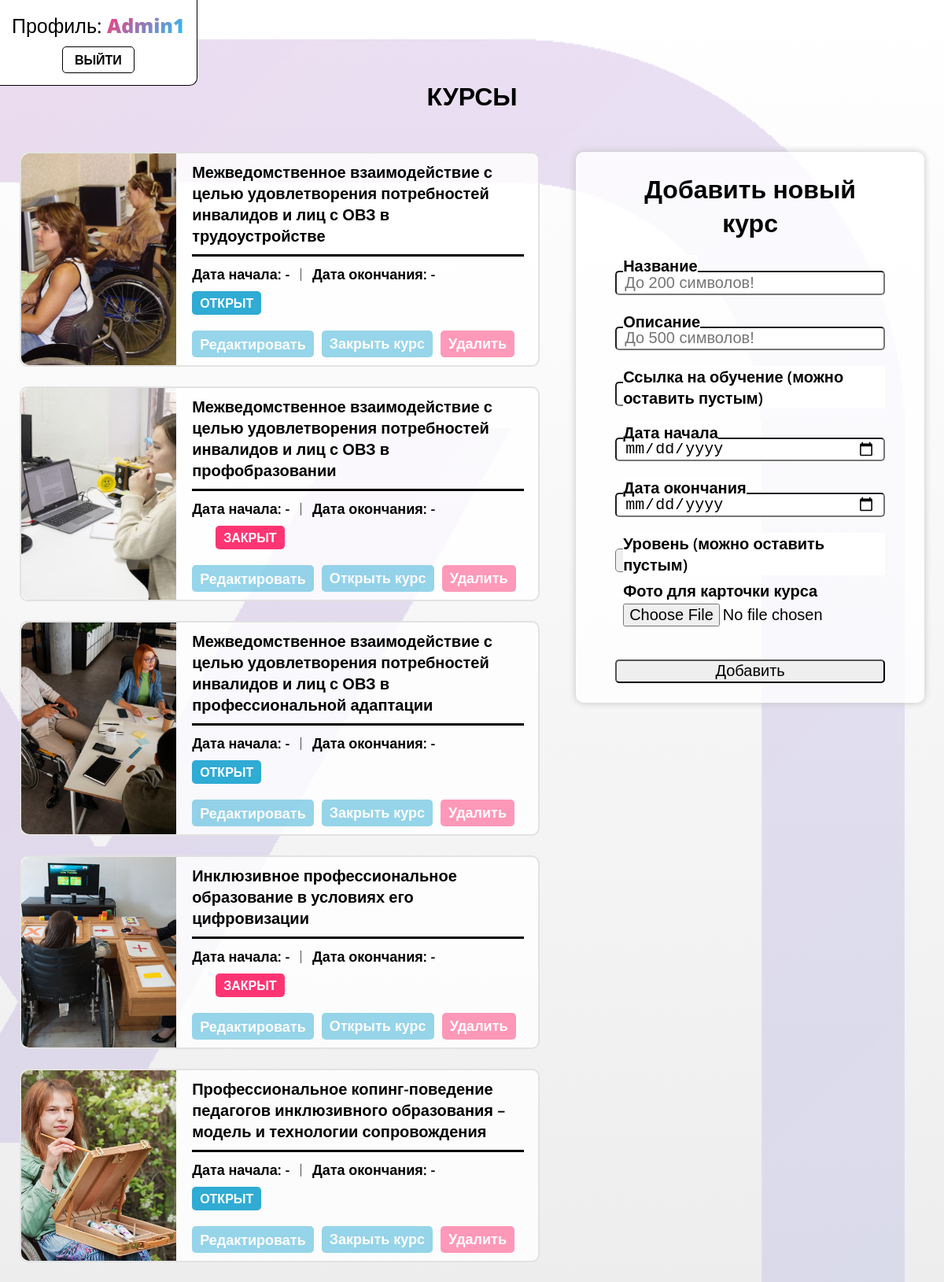
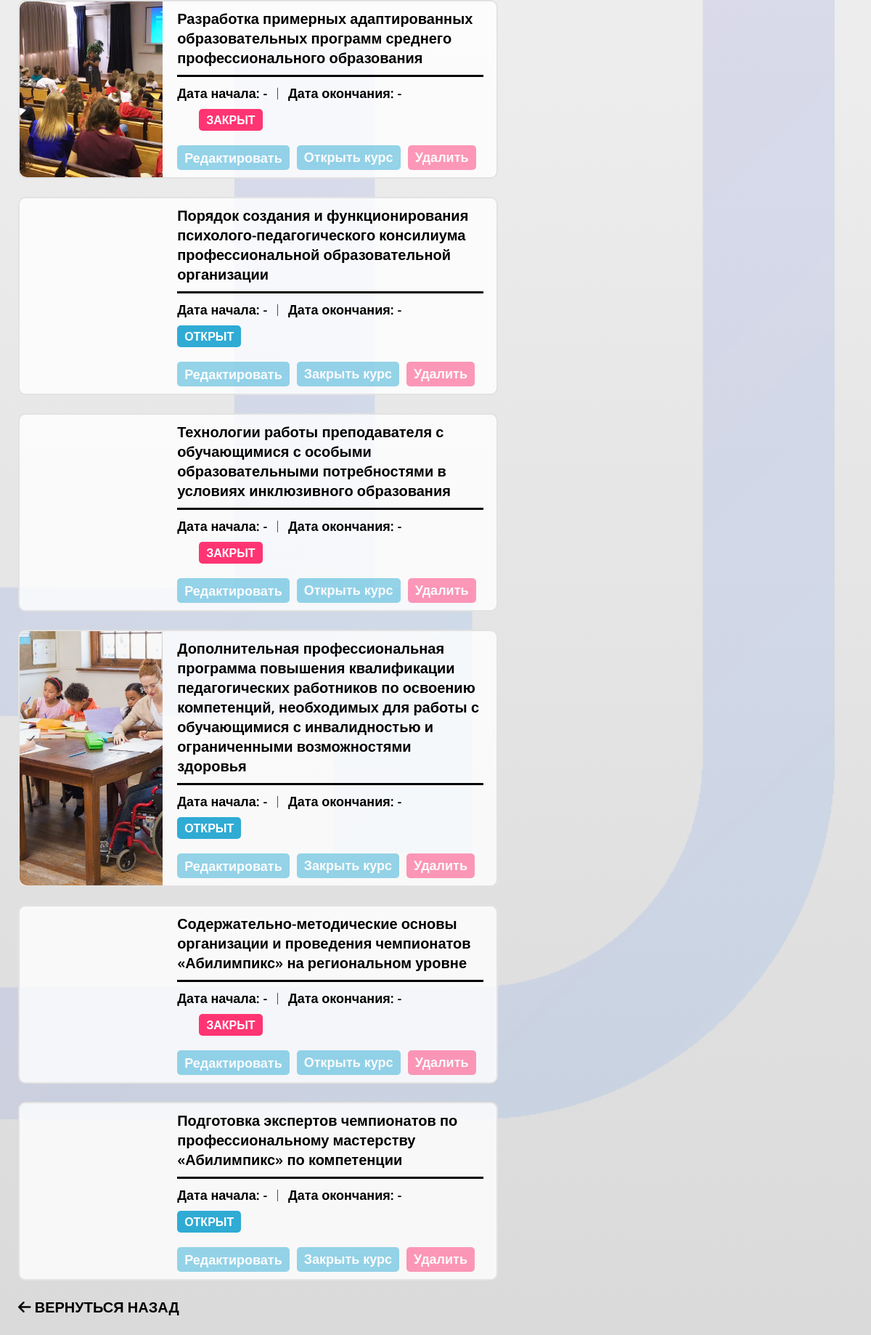
Screenshot of /RUMCAdministrationPanel/views/functionalViews/kursi.php (signed in) with the database file from the repository (2 pictures, top to bottom).
### tables this page shows
CREATE TABLE `kursi` (
  `idkursi` int NOT NULL AUTO_INCREMENT,
  `name` varchar(500) DEFAULT NULL,
  `about` varchar(500) DEFAULT NULL,
  `image` varchar(50) NOT NULL,
  `type` enum('Базовый уровень','Продвинутый уровень','') DEFAULT NULL,
  `status` enum('закрыт','открыт') NOT NULL DEFAULT 'закрыт',
  `dateStart` varchar(20) DEFAULT '-',
  `dateClose` varchar(20) DEFAULT '-',
  `link` varchar(300) DEFAULT NULL,
  `author` int NOT NULL,
  PRIMARY KEY (`idkursi`),
  KEY `fk_authorKursi_idx` (`author`),
  CONSTRAINT `fk_authorKursi` FOREIGN KEY (`author`) REFERENCES `users` (`idUsers`)
);

### RUMCAdministrationPanel/views/functionalViews/kursi.php (the view, shortened to what this page needs)
<?php
    include_once('../../php/connectdb.php');
?>
<!DOCTYPE html>
<html>
<head>
	<link rel="stylesheet" type="text/css" href="../../styles/origin.css">
	<link rel="stylesheet" type="text/css" href="../../styles/profile.css">
    <link rel="stylesheet" type="text/css" href="../../styles/kursi.css">
</head>
<body>
	<img src="../../images/logo.png" />
	<header>
		<div>
			<p>Профиль: <span><?=$_SESSION['user']['name']?></span></p>
			<a href="../../php/logout.php">Выйти</a>
		</div>
	</header>
	<main id="app">
        <h1 class="title-page">Курсы</h1>
		<div class="wrapper-course-manager">
            <div class="wrapper-courses">
                <?php
                    $course = $conn->prepare("SELECT `idkursi`,`name`, `about`, `image`, `type`, `dateStart`, `dateClose`, `status` FROM `kursi` ORDER BY `idkursi` DESC");
                    $course->execute();
                    foreach ($course as $row) {
                        echo '
                            <div class="card-course">
                                <div class="course-img" style="background-image: url(../../../'.$row['image'].')"></div>
                                <div class="info-course">
                                    <p class="name-course">'.$row['name'].'</p>
                                    <hr class="line-bold" />
                                    <p class="about-course">'.$row['about'].'</p>
                                    <div class="wrapper-date">
                                        <p>Дата начала: '.$row['dateStart'].'</p>|
                                        <p>Дата окончания: '.$row['dateClose'].'</p>
                                    </div>
                                    <div class="prop-course">
                                        <p class="level-course">'.$row['type'].'</p>
                                        <p class="status-course">'.$row['status'].'</p>
                                    </div>
                                    <div class="actions-course">
                                        <a href="updateCourse.php?id='.$row['idkursi'].'">Редактировать</a>
                                        <button class="close-open" value="'.$row['idkursi'].'">Открыть курс</button>
                                        <button class="delete-course" value="'.$row['idkursi'].'">Удалить</button>
                                    </div>
                                </div>
                            </div>
                        ';
                    }
                ?>
            </div>
            <form class="create-course">
                <h1>Добавить новый курс</h1>
                <div>
				    <p>Название</p><input type="text" name="tittle" maxlength="200" placeholder="До 200 символов!" require />
			    </div>
                <div>
				    <p>Описание</p><input type="text" name="about" maxlength="500" placeholder="До 500 символов!" require />
			    </div>
                <div>
				    <p>Ссылка на обучение (можно оставить пустым)</p><input type="text" name="linkCourse" maxlength="300" placeholder="https://" require />
			    </div>
                <div>
				    <p>Дата начала</p><input type="date" name="dateStart" require />
			    </div>
                <div>
				    <p>Дата окончания</p><input type="date" name="dateEnd" require />
			    </div>
                <div>
                    <p>Уровень (можно оставить пустым)</p>
                </div>
                <div>
                    <p class="without-bg" style="background: none; top:-30px;">Фото для карточки курса</p><input type="file" accept=".jpg, .jpeg, .png" name="cardPhoto" class="photo" require/>
                </div>
                <div>
                    <input type="submit" class="send-inf" value="Добавить"/>
                </div>
            </form>
        </div>
		<a href="../../profile.php" class="back-btn"><i class="fa-solid fa-arrow-left"></i> Вернуться назад</a>
	</main>
</body>
</html>

### RUMCAdministrationPanel/styles/origin.css (style rules this page uses)
* { margin: 0; padding: 0; }
html, body { position: relative; }
body { font-family: 'Open Sans', Helvetica, Arial, sans-serif; font-weight: 300; }
main { position: relative; overflow-x: hidden; width: 100%; }

### RUMCAdministrationPanel/styles/profile.css (style rules this page uses)
body { position: relative; top: 0; left: 0; width: 100%; height: 100vh; background: linear-gradient(180deg, rgba(255,255,255,1) 0%, rgba(218,218,218,1) 100%); }
body img { position: absolute; z-index: 0; top: 50px; right: 50px; opacity: 0.2; width: auto; height: 90%; user-select: none; }
header { position: fixed; top: 0; left: 0; z-index: 2; }
header div { display: flex; flex-direction: column; justify-content: center; align-items: center; border-bottom: 1px solid #000; border-right: 1px solid #000; padding: 15px; border-bottom-right-radius: 10px; background-color: #fff; }
header div p { font-size: 25px; font-weight: 400; }
header div p span { font-weight: 800; color: rgba(0, 0, 0, 0); background: linear-gradient(135deg, #ff3573 0%, #1ac6ff 100%); background-size: 100%; -webkit-background-clip: text; user-select: none; }
header div a { display: block; padding: 5px 15px; margin-top: 10px; font-weight: 800; text-transform: uppercase; border-radius: 5px; border: 1px solid #000; cursor: pointer; text-decoration: none; color: #000; }
main { position: relative; z-index: 1; width: 100%; height: 100%; display: flex; justify-content: center; align-items: center; }
.back-btn { position: fixed; bottom: 25px; left: 25px; text-decoration: none; text-transform: uppercase; color: #000; font-weight: 800; font-size: 20px; z-index: 9999; }

### RUMCAdministrationPanel/styles/kursi.css (style rules this page uses)
main { padding-top: 100px; display: block; box-sizing: border-box; }
body img { position: fixed; z-index: 0; top: 50px; right: 50px; opacity: 0.2; width: auto; height: 90%; user-select: none; }
.title-page { text-align: center; text-transform: uppercase; margin-bottom: 50px; }
.wrapper-course-manager { width: 100%; display: flex; justify-content: space-between; column-gap: 50px; box-sizing: border-box; padding: 0 25px 75px 25px; position: relative; }
.wrapper-courses { display: flex; flex-direction: column; row-gap: 25px; width: 60%; }
.card-course { width: 100%; background-color: rgba(255, 255, 255, 0.8); border: 2px solid #e2e2e2; border-radius: 10px; display: flex; }
.card-course .course-img { width: 30%; border-top-left-radius: 10px; border-bottom-left-radius: 10px; background-size: cover; background-position: center; background-repeat: no-repeat; }
.card-course .info-course { width: 70%; box-sizing: border-box; padding: 10px 20px; }
.card-course .name-course { font-size: 20px; font-weight: 600; }
.line-bold { width: 100%; height: 1px; background-color: #000; border: 1px solid #000; margin: 10px 0; }
.card-course .wrapper-date { display: flex; column-gap: 10px; margin-top: 10px; }
.card-course .wrapper-date p { font-size: 18px; font-weight: 600; }
.card-course .prop-course { display: flex; column-gap: 10px; margin-top: 10px; }
.card-course .prop-course p { display: flex; align-items: center; padding: 0 10px; height: 30px; text-transform: uppercase; color: #fff; font-weight: 700; border-radius: 5px; }
.actions-course { display: flex; justify-content: start; column-gap: 10px; margin-top: 20px; }
.actions-course * { text-decoration: none; border: none; outline: none; color: #000; padding: 5px 10px; border-radius: 5px; cursor: pointer; font-size: 18px; font-weight: 400; background-color: rgba(47, 171, 212, 1); color: #fff; font-weight: 700; opacity: 0.5; transition: 0.3s; }
.delete-course { background-color: rgba(255, 53, 115, 1); }
.create-course { width: 40%; height: 700px; position: sticky; top: 0; background-color: rgba(255, 255, 255, 0.8); box-shadow: 0px 0px 10px #c2c2c2; border-radius: 10px; box-sizing: border-box; padding: 25px 50px; display: flex; flex-direction: column; row-gap: 40px; }
.create-course h1 { text-align: center; }
.create-course>div { position: relative; width: 100%; height: 40px; }
.create-course>div>input { width: 100%; height: 100%; box-sizing: border-box; padding: 0 10px; font-size: 20px; border-radius: 5px; }
.create-course div:last-child input { cursor: pointer; }
.create-course>div>p { position: absolute; top: -20px; left: 10px; background-color: #fff; font-size: 20px; font-weight: 600; }

### rows the page displays
kursi: image (picture), name "Межведомственное взаимодействие с целью удовлетворения потребностей инвалидов и лиц с ОВЗ в трудоустройстве", dateStart "-", dateClose "-", status "ОТКРЫТ", $row['idkursi'] 33 (drawn)
kursi: image (picture), name "Межведомственное взаимодействие с целью удовлетворения потребностей инвалидов и лиц с ОВЗ в профобразовании", dateStart "-", dateClose "-", status "ЗАКРЫТ", $row['idkursi'] 32 (drawn)
kursi: image (picture), name "Межведомственное взаимодействие с целью удовлетворения потребностей инвалидов и лиц с ОВЗ в профессиональной адаптации", dateStart "-", dateClose "-", status "ОТКРЫТ", $row['idkursi'] 31 (drawn)
kursi: image (picture), name "Инклюзивное профессиональное образование в условиях его цифровизации", dateStart "-", dateClose "-", status "ЗАКРЫТ", $row['idkursi'] 30 (drawn)
kursi: image (picture), name "Профессиональное копинг-поведение педагогов инклюзивного образования – модель и технологии сопровождения", dateStart "-", dateClose "-", status "ОТКРЫТ", $row['idkursi'] 29 (drawn)
kursi: image (picture), name "Разработка примерных адаптированных образовательных программ среднего профессионального образования", dateStart "-", dateClose "-", status "ЗАКРЫТ", $row['idkursi'] 28 (drawn)
kursi: name "Порядок создания и функционирования психолого-педагогического консилиума профессиональной образовательной организации", dateStart "-", dateClose "-", status "ОТКРЫТ", $row['idkursi'] 27 (drawn)
kursi: name "Технологии работы преподавателя с обучающимися с особыми образовательными потребностями в условиях инклюзивного образования", dateStart "-", dateClose "-", status "ЗАКРЫТ", $row['idkursi'] 26 (drawn)
kursi: image (picture), name "Дополнительная профессиональная программа повышения квалификации педагогических работников по освоению компетенций, необходимых для работы с обучающимися с инвалидностью и ограниченными возможностями здоровья", dateStart "-", dateClose "-", status "ОТКРЫТ", $row['idkursi'] 25 (drawn)
kursi: name "Содержательно-методические основы организации и проведения чемпионатов «Абилимпикс» на региональном уровне", dateStart "-", dateClose "-", status "ЗАКРЫТ", $row['idkursi'] 24 (drawn)
kursi: name "Подготовка экспертов чемпионатов по профессиональному мастерству «Абилимпикс» по компетенции", dateStart "-", dateClose "-", status "ОТКРЫТ", $row['idkursi'] 23 (drawn)
